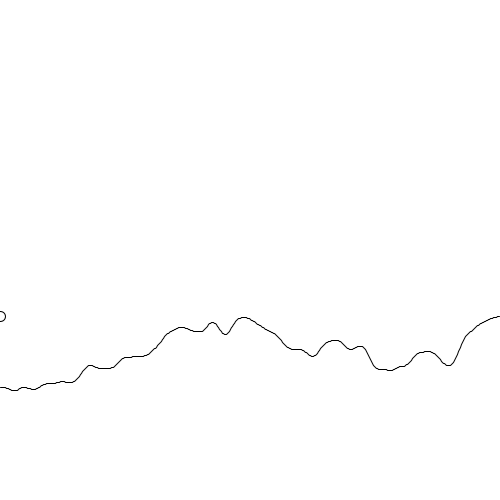
Frame 1 (no input)
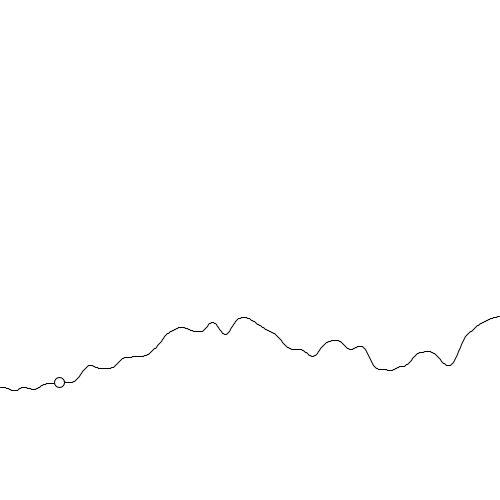
Frame 60 (the mouse pressed at the canvas centre just before this capture)
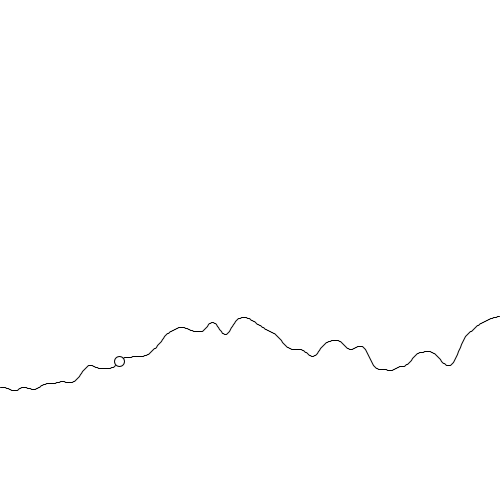
Frame 120 (the mouse held since frame 60 and released just before this capture)

The Processing sketch that drew these frames (run headless with seeded random() and noise(); from frame 60 on, the mouse is pressed at the canvas centre):

// Processing sketch: scaling_noise__noise_example
// ── scaling_noise__noise_example.pde
// DMP KP S26 - Scaling Example T5
float x, y;
float scale = 100;
float strength = 200;

PShape wave;

void setup() {
  size(500, 500);
  background(255);
  
  y = height/2;
  wave = createShape();
  
  noiseSeed(0);
  // 0 & 0.5 doesn't change the influence
  // the lower (ex. 0.2), the smoother
  // the higher (ex. 0.7), the chunkier
  //noiseDetail(0, .2);
  
  wave.beginShape();
  for (float x = 0; x < width; x++) {
    y = noise(x/scale) * strength;
    wave.vertex(x, y + height/2);
  }
  wave.endShape();
  
  
}

void draw() {
  background(255);
  
  shape(wave);
  
  circle(x, y + height/2, 10);
  
  x++;
  y = noise(x/scale) * strength;
  
  if (x > width) x = 0;
  
  

  
}
